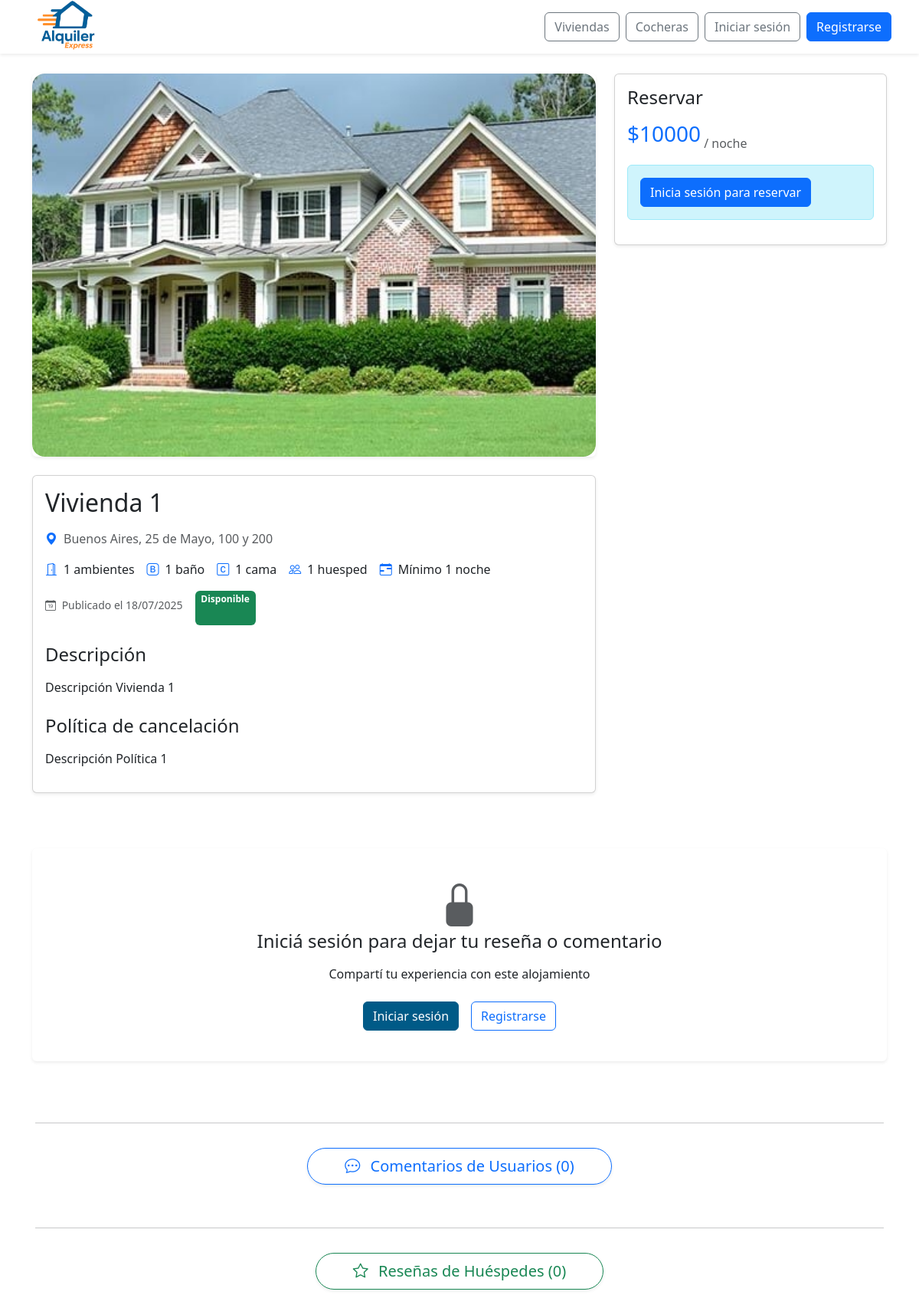
The page /buscar-inmuebles/5/ on the database its author committed.
### web/models.py (models this page shows, shortened)
class InmuebleImagen(models.Model):
    id_imagen = models.AutoField(primary_key=True)
    inmueble = models.ForeignKey(Inmueble, related_name='imagenes', on_delete=models.CASCADE)
    imagen = models.ImageField(upload_to='inmuebles/')
    descripcion = models.CharField(max_length=255, blank=True)

class Inmueble(models.Model):
    id_inmueble = models.AutoField(primary_key=True)
    nombre = models.CharField(max_length=100, unique=True)
    direccion = models.TextField()
    provincia = models.ForeignKey(Provincia, on_delete=models.SET_NULL, null=True)
    ciudad = models.ForeignKey(Ciudad, on_delete=models.SET_NULL, null=True)
    descripcion = models.TextField()
    cantidad_banios = models.IntegerField()
    cantidad_ambientes = models.IntegerField()
    cantidad_camas = models.IntegerField()
    cantidad_huespedes = models.IntegerField()
    precio_por_dia = models.DecimalField(max_digits=10, decimal_places=2)
    politica_cancelacion = models.TextField()
    fecha_publicacion = models.DateField()
    cochera = models.ForeignKey(Cochera, null=True, blank=True, on_delete=models.SET_NULL)
    estado = models.ForeignKey(Estado, on_delete=models.SET_NULL, null=True)
    empleado = models.ForeignKey(Perfil, null=True, blank=True, on_delete=models.SET_NULL)
    minimo_dias_alquiler = models.PositiveIntegerField(default=1, verbose_name="Mínimo de días de alquiler")

class Provincia(models.Model):
    id = models.PositiveIntegerField(primary_key=True)  # para usar IDs específicos
    nombre = models.CharField(max_length=255, unique=True)

class Ciudad(models.Model):
    id = models.PositiveIntegerField(primary_key=True)  # para usar IDs específicos
    nombre = models.CharField(max_length=255)
    provincia = models.ForeignKey(Provincia, related_name='ciudades', on_delete=models.CASCADE)

class Estado(models.Model):
    id_estado = models.AutoField(primary_key=True)
    nombre = models.CharField(max_length=100)

### web/views/viewsDetalles.py (the view, shortened to what this page needs)
# urls.py: path('buscar-inmuebles/<int:id_inmueble>/', viewsDetalles.detalle_inmueble, name='detalle_inmueble'),
def detalle_inmueble(request, id_inmueble):
    inmueble = get_object_or_404(
        Inmueble.objects.select_related('estado'),
        id_inmueble=id_inmueble
    )
    resenias = Resenia.objects.filter(inmueble=inmueble)
    comentarios = Comentario.objects.filter(inmueble=inmueble).order_by('-fecha_creacion')
    reservas_ocupadas_total = Reserva.objects.filter(inmueble=inmueble, estado__nombre__in=['Confirmada', 'Pagada', 'Aprobada','Finalizada'])
    historial = InmuebleEstado.objects.filter(inmueble=inmueble).order_by('-fecha_inicio')
    es_usuario = request.user.is_authenticated and request.user.groups.filter(name="cliente").exists()
    is_cliente_var = is_cliente(request.user)
    is_admin_or_empleado_var = is_admin_or_empleado(request.user)
    is_admin_var = is_admin(request.user)
    usuario_resenia = None
    if request.user.is_authenticated:
        perfil = getattr(request.user, "perfil", None)
        if perfil:
            usuario_resenia = Resenia.objects.filter(inmueble=inmueble, usuario=perfil).first()
    fechas_ocupadas = []
    for reserva in reservas_ocupadas_total:
        current = reserva.fecha_inicio
        while current <= reserva.fecha_fin:
            fechas_ocupadas.append(current.strftime('%Y-%m-%d'))
            current += timedelta(days=1)
    fechas_ocupadas_propias = []
    comentario_form = ComentarioForm()
    respuesta_form = RespuestaComentarioForm()
    resenia_form = ReseniaForm()
    respuestas_dict = {
        r.comentario.id_comentario: r for r in RespuestaComentario.objects.filter(comentario__in=comentarios)
    }
    puede_reseñar = False
    datos_cliente = None
    hoy = timezone.now().date()
    mantenimiento_activo = (
        InmuebleEstado.objects
        .filter(
            inmueble=inmueble,
            estado__nombre="En Mantenimiento",
            fecha_inicio__lte=hoy,
            fecha_fin__gte=hoy
        )
        .order_by('-fecha_fin')
        .first()
    )
    fecha_fin_mantenimiento_var = None
    razon_mantenimiento = None  # Agregar esta línea
    if mantenimiento_activo and mantenimiento_activo.fecha_fin:
        fecha_fin_mantenimiento_var = mantenimiento_activo.fecha_fin
        razon_mantenimiento = mantenimiento_activo.descripcion  # Agregar esta línea
    return render(request, 'detalle/detalle_inmueble.html', {
        'inmueble': inmueble,
        'resenias': resenias,
        'comentarios': comentarios,
        'comentario_form': comentario_form,
        'respuesta_form': respuesta_form,
        'resenia_form': resenia_form,
        'historial': historial,
        'usuario_resenia': usuario_resenia,
        'respuestas': respuestas_dict,
        'fechas_ocupadas': fechas_ocupadas,
        'fechas_ocupadas_propias': fechas_ocupadas_propias,
        'es_usuario': es_usuario,
        'is_admin_or_empleado': is_admin_or_empleado_var,
        'is_admin': is_admin_var,
        'is_cliente': is_cliente_var,
        'puede_reseñar': puede_reseñar,
        'datos_cliente': datos_cliente,
        'fecha_fin_mantenimiento': fecha_fin_mantenimiento_var,
        'razon_mantenimiento': razon_mantenimiento,
    })

### web/context_processors.py (called while the page is built, shortened)
def notifications(request):
    return {}

def is_client_context(request):
    return {'is_client': is_client(request.user)}

### web/utils.py (called while the page is built)
def is_client(user):
    return user.is_authenticated and user.groups.filter(name="cliente").exists()

def is_admin(user):
    return user.is_authenticated and user.is_staff

def is_admin_or_empleado(user):
    return user.is_authenticated and (user.is_staff or user.groups.filter(name="empleado").exists())

def is_cliente(user):
    return user.is_authenticated and user.groups.filter(name="cliente").exists()

### web/templates/detalle/detalle_inmueble.html (shortened to what this page needs)
{% extends 'detalle/detalle_base.html' %}
{% load static %}
{% block content %}
  {% with objeto=inmueble tipo="inmueble" imagen_default="img/default-property-large.jpg" %}
    {{ block.super }}
  {% endwith %}
{% endblock %}
{% block detalles_especificos %}
  <div class="d-flex align-items-center">
    <i class="bi bi-door-open text-primary me-2"></i>
    <span>{{ objeto.cantidad_ambientes }} ambientes</span>
  </div>
  <div class="d-flex align-items-center">
    <i class="bi bi-bootstrap text-primary me-2"></i>
    <span>{{ objeto.cantidad_banios }} baño{{ objeto.cantidad_banios|pluralize }}</span>
  </div>
  <div class="d-flex align-items-center">
    <i class="bi bi-c-square text-primary me-2"></i>
    <span>{{ objeto.cantidad_camas }} cama{{ objeto.cantidad_camas|pluralize }}</span>
  </div>
  <div class="d-flex align-items-center">
    <i class="bi bi-people text-primary me-2"></i>
    <span>{{ objeto.cantidad_huespedes }} huesped{{ objeto.cantidad_huespedes|pluralize:"es" }}</span>
  </div>
  <div class="d-flex align-items-center">
    <i class="bi bi-calendar-range text-primary me-2"></i>
    <span>Mínimo {{ objeto.minimo_dias_alquiler }} noche{{ objeto.minimo_dias_alquiler|pluralize }}</span>
  </div>
{% endblock %}

### web/templates/detalle/detalle_base.html (shortened to what this page needs)
{% extends 'base/base.html' %}
{% load static %}
{% load user_groups %}
{% load dict_extras %}
{% block extra_css %}
  <link rel="stylesheet" href="{% static 'css/detalle.css' %}">
  <link rel="stylesheet" href="https://cdn.jsdelivr.net/npm/flatpickr/dist/flatpickr.min.css">
{% endblock %}
{% block content %}
<main class="container mt-5 pt-5">
  <div id="detalle-{{ tipo }}" class="row">
    <div class="col-lg-8">
      <div id="{{ tipo }}Carousel" class="carousel slide mb-4 shadow-sm rounded" data-bs-ride="carousel">
        <div class="carousel-inner rounded">
          {% for imagen in objeto.imagenes.all %}
            <div class="carousel-item {% if forloop.first %}active{% endif %}">
              <img src="{{ imagen.imagen.url }}" class="d-block w-100 img-carrusel-{{ tipo }}" alt="{{ objeto.nombre }}">
            </div>
          {% empty %}
            <div class="carousel-item active">
              <img src="{% static imagen_default %}" class="d-block w-100 img-carrusel-{{ tipo }}" alt="Imagen por defecto">
            </div>
          {% endfor %}
        </div>
      </div>
      <div class="card mb-4 shadow-sm">
        <div class="card-body">
          <h1 class="h2 mb-3">{{ objeto.nombre }}</h1>
          <div class="d-flex align-items-center mb-3">
            <i class="bi bi-geo-alt-fill text-primary me-2"></i>
            <span class="text-muted">
              {{ objeto.provincia.nombre }}, {{ objeto.ciudad.nombre }}, {{ objeto.direccion }}
            </span>
          </div>
          <div class="d-flex flex-wrap gap-3 mb-4">
            {% block detalles_especificos %}{% endblock %}
            <p class="text-muted small mt-2">
              <i class="bi bi-calendar-date me-1"></i>
              Publicado el {{ objeto.fecha_publicacion|date:"d/m/Y" }}
            </p>
            {% if objeto.estado %}
            <span class="badge bg-{% if objeto.estado.nombre == 'Disponible' %}success{% else %}warning{% endif %}">
              {{ objeto.estado.nombre }}
            </span>
            {% endif %}
          </div>
          <h3 class="h4 mb-3">Descripción</h3>
          <p class="mb-4">{{ objeto.descripcion }}</p>
          <h3 class="h4 mb-3">Política de cancelación</h3>
          <p>{{ objeto.politica_cancelacion }}</p>
        </div>
      </div>
    </div>
    <div class="col-lg-4">
      <div class="card shadow-sm sticky-top" style="top: 20px;">
        <div class="card-body">
          {% if is_admin_or_empleado %}
            <h3 class="h4 mb-3">Gestión del {{ tipo|title }}</h3>
          {% else %}
            <h3 class="h4 mb-3">Reservar</h3>
          {% endif %}
          <div class="d-flex align-items-end mb-3">
            <span class="h3 text-primary">${{ objeto.precio_por_dia|floatformat:"0" }}</span>
            <span class="text-muted ms-1">/ {% if tipo == 'cochera' %}hora{% else %}noche{% endif %}</span>
          </div>
          {% if objeto.estado.nombre == 'En Mantenimiento' %}
            <div class="alert alert-warning">
              <i class="bi bi-exclamation-triangle-fill me-2"></i>
              <strong>{% if is_admin_or_empleado %}Actualmente en mantenimiento{% else %}No disponible temporalmente{% endif %}</strong>
              <p class="mb-0">{% if is_admin_or_empleado %}Hasta{% else %}Estamos realizando tareas de mantenimiento hasta{% endif %} el {{ fecha_fin_mantenimiento|date:"d/m/Y" }}.</p>
              {% if razon_mantenimiento %}
                <p class="mb-0 mt-1"><small>Motivo: {{ razon_mantenimiento }}</small></p>
              {% endif %}
              {% if not is_admin_or_empleado %}
                <p class="mb-0 mt-2">Disculpe las molestias.</p>
              {% endif %}
            </div>
          {% elif not is_admin_or_empleado %}
            {% if not user.is_authenticated %}
              <div class="alert alert-info">
                <a href="{% url 'login' %}" class="btn btn-primary">Inicia sesión para reservar</a>
              </div>
            {% elif not user.is_active %}
              <div class="alert alert-warning">
                <i class="bi bi-exclamation-triangle-fill me-2"></i>
                <strong>Cuenta bloqueada</strong>
                <p class="mb-0">Tu cuenta está temporalmente bloqueada. No puedes realizar reservas, comentarios y reseñas.</p>
              </div>
            {% else %}
              {% block formulario_reserva %}{% endblock %}
            {% endif %}
          {% endif %}
        </div>
      </div>
    </div>
  </div>
</main>
{% include 'detalle/_cartelAutenticarse.html' %}
{% include 'detalle/_comentarios.html' %}
{% include 'detalle/_resenias.html' %}
{% endblock %}

### web/static/css/global.css (style rules this page uses)
:root { --color-azul-alquiler: #005A87; --color-azul-hover: #004466; --color-azul-active: #003347; --color-azul-focus-shadow: rgba(0, 90, 135, 0.25); --color-naranja-alquiler: #F26A1B; --color-naranja-hover: #d85b17; --color-naranja-active: #b84e14; --color-naranja-focus-shadow: rgba(242, 106, 27, 0.25); }

### web/static/css/detalle.css (style rules this page uses)
.carousel-inner, .carousel-item { width: 100%; height: 500px; border-radius: 1rem !important; overflow: hidden !important; background: #eee !important; }
.img-carrusel-inmueble { width: 100% !important; height: 100% !important; object-fit: cover !important; border-radius: 0 !important; display: block !important; background: #eee !important; }

### web/templates/detalle/detalle_inmueble.html (style rules this page uses)
.img-carrusel-inmueble { height: 500px; object-fit: cover; }

### rows shown on the page
InmuebleImagen: imagen (picture)
Inmueble: nombre "Vivienda 1", provincia.nombre "Buenos Aires", ciudad.nombre "25 de Mayo", direccion "100 y 200", cantidad_ambientes "1", cantidad_banios "1", cantidad_camas "1", cantidad_huespedes "1", minimo_dias_alquiler "1", fecha_publicacion "18/07/2025", estado.nombre "Disponible", descripcion "Descripción Vivienda 1", politica_cancelacion "Descripción Política 1", precio_por_dia "10000"

### other values the page prints
{{ comentarios.count }} "0"
{{ resenias.count }} "0"
